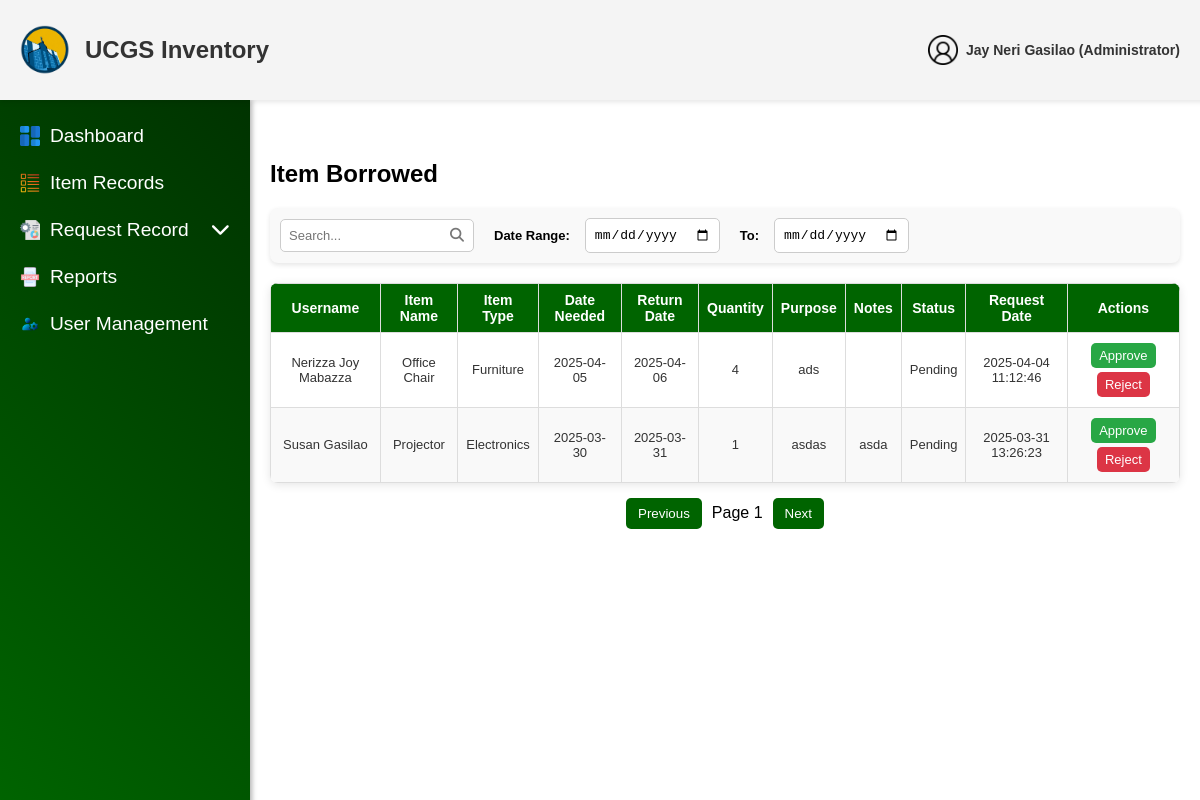
The app's page /admin/ItemBorrowed.php (signed in) with its own data.
### tables this page shows
CREATE TABLE `users` (
  `user_id` int(11) NOT NULL,
  `username` varchar(255) NOT NULL,
  `email` varchar(255) NOT NULL,
  `password` varchar(255) NOT NULL,
  `role` enum('User','Administrator') NOT NULL,
  `ministry` enum('UCM','CWA','CHOIR','PWT','CYF') NOT NULL,
  `status` enum('Active','Deactivated') NOT NULL DEFAULT 'Active',
  `created_at` datetime NOT NULL DEFAULT current_timestamp(),
  `updated_at` datetime DEFAULT NULL ON UPDATE current_timestamp(),
  `deactivation_end` datetime DEFAULT NULL
);

CREATE TABLE `borrow_requests` (
  `borrow_id` int(11) NOT NULL,
  `user_id` int(11) NOT NULL,
  `item_id` int(11) NOT NULL,
  `quantity` int(11) NOT NULL,
  `date_needed` date NOT NULL,
  `return_date` date NOT NULL,
  `purpose` text NOT NULL,
  `notes` text DEFAULT NULL,
  `status` enum('Pending','Approved','Rejected') NOT NULL DEFAULT 'Pending',
  `request_date` datetime NOT NULL DEFAULT current_timestamp(),
  `transaction_id` int(11) DEFAULT NULL,
  `item_name` varchar(255) DEFAULT NULL,
  `processed_at` datetime DEFAULT NULL,
  `rejection_reason` text DEFAULT NULL
);

CREATE TABLE `items` (
  `item_id` int(11) NOT NULL,
  `item_no` varchar(50) NOT NULL,
  `item_name` varchar(255) NOT NULL,
  `description` text DEFAULT NULL,
  `quantity` int(11) NOT NULL,
  `unit` varchar(20) DEFAULT NULL,
  `status` enum('Available','Out of Stock','Low Stock') NOT NULL,
  `reorder_point` int(11) DEFAULT 0,
  `model_no` varchar(50) DEFAULT NULL,
  `item_category` varchar(50) DEFAULT NULL,
  `item_location` varchar(50) DEFAULT NULL,
  `expiration` date DEFAULT NULL,
  `brand` varchar(50) DEFAULT NULL,
  `supplier` varchar(50) DEFAULT NULL,
  `price_per_item` decimal(10,2) DEFAULT NULL,
  `deleted_at` datetime DEFAULT NULL,
  `last_updated` datetime NOT NULL DEFAULT current_timestamp() ON UPDATE current_timestamp(),
  `created_at` datetime NOT NULL DEFAULT current_timestamp()
);

### admin/ItemBorrowed.php (the view, shortened to what this page needs)
<?php
include '../config/db_connection.php';
$currentAdminId = intval($_SESSION['user_id']);
$stmt = $conn->prepare("SELECT username, email FROM users WHERE user_id = ?");
$stmt->bind_param("i", $currentAdminId);
$stmt->execute();
$result = $stmt->get_result();
$currentAdmin = $result->fetch_assoc();
$accountName = $currentAdmin['username'] ?? 'User';
$accountName = htmlspecialchars($accountName);
$accountRole = 'Administrator';
$query = "SELECT br.borrow_id AS request_id, u.username, i.item_name, i.item_category,
                 br.date_needed, br.return_date, br.quantity, br.purpose, br.notes,
                 br.status, br.request_date, br.processed_at, br.rejection_reason
          FROM borrow_requests br
          JOIN users u ON br.user_id = u.user_id
          JOIN items i ON br.item_id = i.item_id
          ORDER BY br.request_date DESC";
$result = $conn->query($query);
?>
<!DOCTYPE html>
<html lang="en">
<head>
    <link rel="stylesheet" href="../css/ItemBorrowedss.css">
    <link rel="stylesheet" href="https://cdnjs.cloudflare.com/ajax/libs/font-awesome/6.5.1/css/all.min.css">
</head>
<body>
<header class="header">
    <div class="header-content">
        <div class="left-side">
            <img src="../assets/img/Logo.png" alt="Logo" class="logo">
            <span class="website-name">UCGS Inventory</span>
        </div>
        <div class="right-side">
        <div class="user">
<img src="../assets/img/users.png" alt="User" class="icon" id="userIcon">
<span class="admin-text"><?php echo htmlspecialchars($accountName); ?> (<?php echo htmlspecialchars($accountRole); ?>)</span>
</div>
        </div>
    </div>
</header>
<aside class="sidebar">
    <ul>
        <li><a href="AdminDashboard.php"><img src="../assets/img/dashboards.png" alt="Dashboard Icon" class="sidebar-icon"> Dashboard</a></li>
        <li><a href="#"><img src="../assets/img/list-items.png" alt="Items Icon" class="sidebar-icon"><span class="text">Item Records</span></a></li>
        <li class="dropdown">
            <a href="#" class="dropdown-btn">
                <img src="../assets/img/request-for-proposal.png" alt="Request Icon" class="sidebar-icon">
                <span class="text">Request Record</span>
                <i class="fa-solid fa-chevron-down arrow-icon"></i>
            </a>
        </li>
        <li><a href="Reports.php"><img src="../assets/img/reports.png" alt="Reports Icon" class="sidebar-icon"> Reports</a></li>
        <li><a href="UserManagement.php"><img src="../assets/img/user-management.png" alt="User Management Icon" class="sidebar-icon"> User Management</a></li>
    </ul>
</aside>
<div class="main-content">
    <h2>Item Borrowed</h2>
    <div class="filter-container">
    <div class="search-wrapper">
        <input type="text" id="search-box" placeholder="Search...">
    </div>
    <label for="start-date">Date Range:</label>
    <input type="date" id="start-date">
    <label for="end-date">To:</label>
    <input type="date" id="end-date">
</div>
    <table class="item-table">
        <thead>
            <tr>
                <th>Username</th>
                <th>Item Name</th>
                <th>Item Type</th>
                <th>Date Needed</th>
                <th>Return Date</th>
                <th>Quantity</th>
                <th>Purpose</th>
                <th>Notes</th>
                <th>Status</th>
                <th>Request Date</th>
                <th>Actions</th>
            </tr>
        </thead>
        <tbody id="item-table-body">
<?php if ($result->num_rows > 0): ?>
    <?php while ($row = $result->fetch_assoc()): ?>
    <tr data-request-id="<?php echo $row['request_id']; ?>">
        <td><?php echo htmlspecialchars($row['username']); ?></td>
        <td><?php echo htmlspecialchars($row['item_name']); ?></td>
        <td><?php echo htmlspecialchars($row['item_category']); ?></td>
        <td><?php echo htmlspecialchars($row['date_needed']); ?></td>
        <td><?php echo htmlspecialchars($row['return_date']); ?></td>
        <td><?php echo htmlspecialchars($row['quantity']); ?></td>
        <td><?php echo htmlspecialchars($row['purpose']); ?></td>
        <td><?php echo htmlspecialchars($row['notes']); ?></td>
        <td class="status-cell <?php echo strtolower($row['status']); ?>">
    <?php
    if ($row['status'] === 'Approved') {
        echo '<span class="status-approved">Approved</span>';
        echo '<span class="processed-time">' . htmlspecialchars($row['processed_at']) . '</span>';
    } elseif ($row['status'] === 'Rejected') {
        echo '<span class="status-rejected">Rejected</span>';
        echo '<span class="processed-time">' . htmlspecialchars($row['processed_at']) . '</span>';
    } else {
        echo htmlspecialchars($row['status']);
    }
    ?>
</td>
        <td><?php echo htmlspecialchars($row['request_date']); ?></td>
        <td class="action-cell">
            <?php if ($row['status'] === 'Pending'): ?>
                <button class="approve-btn" data-request-id="<?php echo $row['request_id']; ?>">Approve</button>
                <button class="reject-btn" data-request-id="<?php echo $row['request_id']; ?>">Reject</button>
            <?php else: ?>
                <span class="processed-label">Processed</span>
            <?php endif; ?>
        </td>
    </tr>
    <?php endwhile; ?>
<?php else: ?>
    <tr>
        <td colspan="11">No requests found.</td>
    </tr>
<?php endif; ?>
</tbody>
    </table>
    <div class="pagination">
    <button onclick="prevPage()" id="prev-btn">Previous</button>
    <span id="page-number">Page 1</span>
    <button onclick="nextPage()" id="next-btn">Next</button>
</div>
</div>
</body>
</html>

### css/ItemBorrowedss.css (style rules this page uses)
body { margin: 0; font-family: 'Akrobat', sans-serif; }
.header { background-color: #f4f4f4; height: 100px; padding: 0 20px; box-shadow: 0 2px 5px rgba(0, 0, 0, 0.1); display: flex; align-items: center; position: fixed; top: 0; left: 0; width: 100%; z-index: 1000; }
.header-content { display: flex; justify-content: space-between; width: 100%; align-items: center; }
.main-content { margin-left: 250px; margin-top: 120px; padding: 20px; }
.left-side { display: flex; align-items: center; }
.logo { height: 50px; margin-right: 15px; }
.website-name { font-family: 'Akrobat', sans-serif; font-size: 1.5em; font-weight: bold; color: #333; }
.right-side { margin-right: 40px; display: flex; align-items: center; gap: 10px; }
.icon { height: 30px; margin-left: 20px; cursor: pointer; }
.sidebar { width: 250px; height: calc(100vh - 100px); background: linear-gradient(45deg, #006400, #003300); position: fixed; top: 100px; left: 0; display: flex; flex-direction: column; padding-top: 10px; box-shadow: 2px 0 5px rgba(0, 0, 0, 0.3); }
.sidebar ul { font-family: 'Akrobat', sans-serif; list-style: none; padding: 0px; margin: 0; }
.sidebar li { margin: 5px 0; }
.sidebar a, .dropdown-btn { font-family: 'Akrobat', sans-serif; text-decoration: none; color: rgb(255, 255, 255); font-size: 1.2em; padding: 10px 20px; display: flex; align-items: center; transition: background-color 0.3s ease, transform 0.2s ease-in-out; }
.sidebar a .text, .dropdown-btn .text { flex-grow: 1; text-align: left; }
.sidebar-icon { width: 20px; height: 20px; margin-right: 10px; transition: transform 0.2s ease-in-out; }
.dropdown-btn { display: flex; align-items: center; justify-content: space-between; cursor: pointer; }
.arrow-icon { margin-left: auto; transition: transform 0.3s ease; }
.user { position: relative; cursor: pointer; display: flex; align-items: center; gap: 8px; }
.user .icon { width: 30px; height: 30px; }
.admin-text { font-size: 14px; font-weight: bold; color: #333; }
.filter-container { display: flex; align-items: center; gap: 15px; margin-bottom: 20px; background: #f9f9f9; padding: 10px; border-radius: 8px; box-shadow: 0px 2px 5px rgba(0, 0, 0, 0.1); }
.search-wrapper { position: relative; display: inline-block; }
.filter-container input[type="text"], .filter-container input[type="date"] { padding: 8px; border: 1px solid #ccc; border-radius: 5px; }
.item-table { table-layout: flex; width: 100%; background-color: #fff; border-collapse: collapse; margin-top: 20px; box-shadow: 0 2px 10px rgba(0, 0, 0, 0.1); border-radius: 8px; overflow: hidden; }
.item-table thead th { background-color: #006400; color: white; font-weight: bold; font-size: 14px; padding: 8px; text-align: center; }
.item-table tbody tr:nth-child(even) { background-color: #f9f9f9; }
.item-table th, .item-table td { padding: 8px; border: 1px solid #ddd; text-align: center; font-size: 13px; }
.item-table tbody td { color: #333; }
.approve-btn, .reject-btn { padding: 5px 8px; font-size: 13px; border: none; cursor: pointer; border-radius: 5px; margin: 2px; }
.approve-btn { background-color: #28a745; color: white; }
.reject-btn { background-color: #dc3545; color: white; }
.filter-container input { padding: 6px; border: 1px solid #ccc; border-radius: 5px; font-size: 13px; }
label { font-weight: bold; font-size: 13px; }
.pagination { display: flex; justify-content: center; align-items: center; margin-top: 15px; gap: 10px; }
.pagination button { padding: 8px 12px; border: none; background-color: #006400; color: white; cursor: pointer; border-radius: 5px; }
#search-box { flex: 1; max-width: 200px; }
label { font-weight: bold; margin-left: 5px; }
input[type="date"] { max-width: 150px; }
.status-cell { white-space: normal; line-height: 1.4; }

### records on screen
users: username "Jay Neri Gasilao"
borrow_requests: user.username "Nerizza Joy Mabazza", item.item_name "Office Chair", item.item_category "Furniture", date_needed "2025-04-05", return_date "2025-04-06", quantity "4", purpose "ads", status "Pending", request_date "2025-04-04 11:12:46"
borrow_requests: user.username "Susan Gasilao", item.item_name "Projector", item.item_category "Electronics", date_needed "2025-03-30", return_date "2025-03-31", quantity "1", purpose "asdas", notes "asda", status "Pending", request_date "2025-03-31 13:26:23"

### other values on screen
$accountRole "Administrator"
